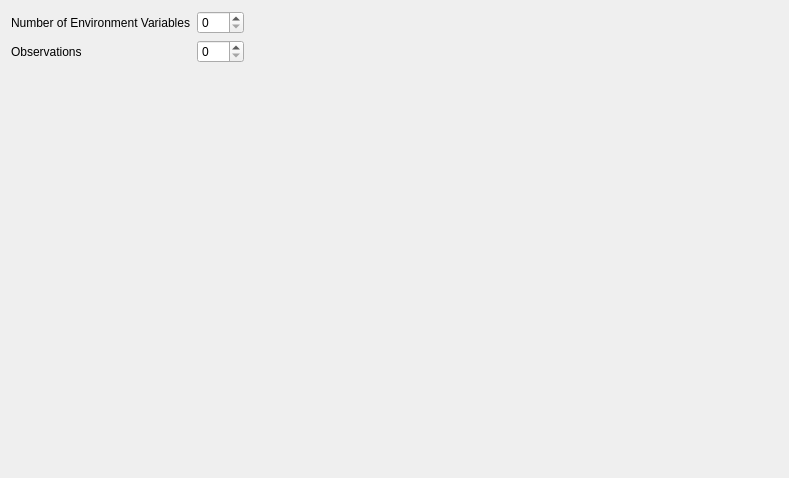
         <widget class="QWidget" name="scrollAreaWidgetContents_2">
          <property name="geometry">
           <rect>
            <x>0</x>
            <y>0</y>
            <width>789</width>
            <height>478</height>
           </rect>
          </property>
          <layout class="QVBoxLayout" name="verticalLayout_17">
           <item>
            <layout class="QGridLayout" name="gridLayout_environment">
             <item row="0" column="2">
              <widget class="QSpinBox" name="spinBox_num_evn_var">
               <property name="maximum">
                <number>100</number>
               </property>
              </widget>
             </item>
             <item row="0" column="0" colspan="2">
              <widget class="QLabel" name="label_num_env_var">
               <property name="text">
                <string>Number of Environment Variables</string>
               </property>
              </widget>
             </item>
             <item row="1" column="2">
              <widget class="QSpinBox" name="spinBox_env_var_obs">
               <property name="maximum">
                <number>300</number>
               </property>
              </widget>
             </item>
             <item row="1" column="0" colspan="2">
              <widget class="QLabel" name="label_env_var_obs">
               <property name="text">
                <string>Observations</string>
               </property>
              </widget>
             </item>
             <item row="1" column="3">
              <spacer name="horizontalSpacer_environ1">
               <property name="orientation">
                <enum>Qt::Horizontal</enum>
               </property>
               <property name="sizeHint" stdset="0">
                <size>
                 <width>40</width>
                 <height>20</height>
                </size>
               </property>
              </spacer>
             </item>
             <item row="1" column="4">
              <spacer name="horizontalSpacer_environ2">
               <property name="orientation">
                <enum>Qt::Horizontal</enum>
               </property>
               <property name="sizeHint" stdset="0">
                <size>
                 <width>40</width>
                 <height>20</height>
                </size>
               </property>
              </spacer>
             </item>
             <item row="2" column="0" colspan="4">
              <layout class="QVBoxLayout" name="verticalLayout_env_var_obs"/>
             </item>
            </layout>
           </item>
           <item>
            <spacer name="verticalSpacer_3">
             <property name="orientation">
              <enum>Qt::Vertical</enum>
             </property>
             <property name="sizeHint" stdset="0">
              <size>
               <width>20</width>
               <height>40</height>
              </size>
             </property>
            </spacer>
           </item>
          </layout>
         </widget>
